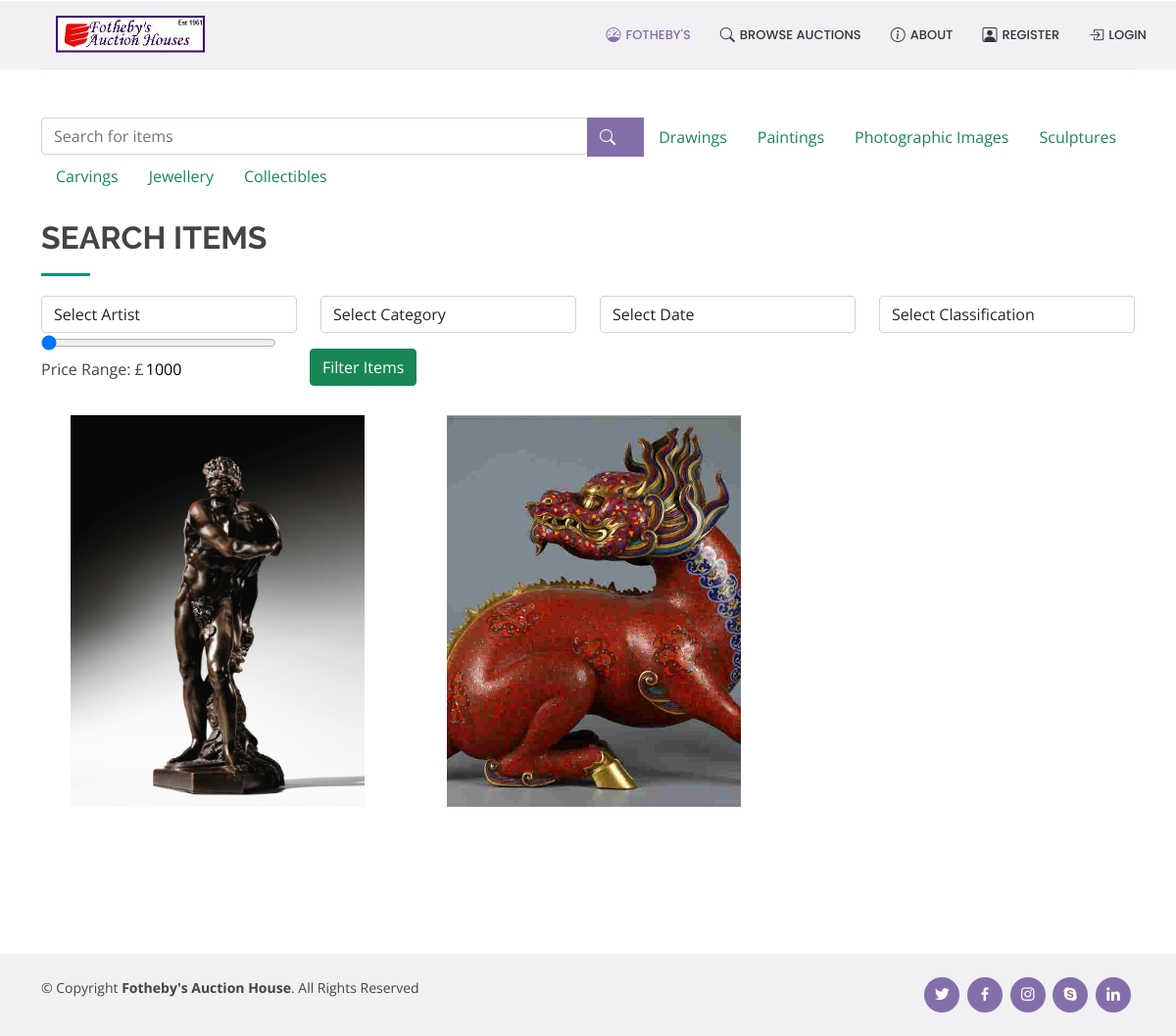
The app's page /landingPage with its own data.
### auction_app/models.py (models this page shows, shortened)
class Category(models.Model):
    category_name = models.CharField(max_length=255, primary_key=True)
    category_description = models.TextField()

class Item(models.Model):
    CHOICES = (('Landscape', 'Landscape'), ('Seascape', 'Seascape'), ('Portrait', 'Portrait'), ('Figure', 'Figure'),
               ('Still Life', 'Still Life'), ('Nude', 'Nude'), ('Animal', 'Animal'), ('Abstract', 'Abstract'), ('Other', 'Other'))
    item_lot = models.AutoField(primary_key=True, unique=True)
    auction = models.ForeignKey(Auction, on_delete=models.PROTECT, default=1)
    category = models.ForeignKey(Category, on_delete=models.PROTECT, default=1)
    user = models.ForeignKey(User, on_delete=models.PROTECT, related_name="user")
    item_name = models.CharField(max_length=255)
    artist_name = models.CharField(max_length=255)
    production_year = models.PositiveIntegerField(
        default=current_year(), validators=[MinValueValidator(1400), max_value_current_year])
    classification = models.CharField(max_length=255,choices= CHOICES)
    description =  models.TextField()
    estimated_price =  models.CharField(max_length=255)
    image1 = models.ImageField(upload_to='item_pics', blank=True)
    image2 = models.ImageField(upload_to='item_pics', blank=True)
    image3 = models.ImageField(upload_to='item_pics', blank=True)
    status = models.CharField(max_length=255,default='Pending')
    evaluation_text = models.TextField(default='Evaluated')

### auction_app/views.py (the view, shortened to what this page needs)
# urls.py: path('landingPage', views.landingPage, name='landingPage'),
def landingPage(request):
    category = Category.objects.all()
    ac = Auction.objects.all().filter(auction_status='Live') | Auction.objects.all().filter(auction_status='Pending')| Auction.objects.all().filter(auction_status='Advanced Bidding')
    user = User.objects.all().filter(username=request.user).first()
    temp = ''
    profileEdit = UserProfileInfo.objects.all().filter(user=user).first()
    form = ProfilePicForm
    if request.user.is_authenticated:
        getUser = UserProfileInfo.objects.get(user=user)
        notification=''
        if getUser.client_type == "Buyer":
            temp = 'buyerDashboard.html'
            notification = Notification.objects.all().filter(concerned_to='Buyer') | Notification.objects.all().filter(
                concerned_to=request.user)
        elif getUser.client_type == "Seller":
            temp = 'sellerDashboard.html'
            notification = Notification.objects.all().filter(concerned_to='Seller') | Notification.objects.all().filter(
                concerned_to=request.user)
        elif getUser.client_type == "Joint":
            temp = 'jointDashboard.html'
            notification = Notification.objects.all().filter(concerned_to='Buyer') | Notification.objects.all().filter(
                concerned_to='Seller') | Notification.objects.all().filter(
                concerned_to='Joint') | Notification.objects.all().filter(concerned_to=request.user)
        elif getUser.client_type == "Admin":
            temp = 'adminDashboard.html'
            notification = Notification.objects.all().filter(concerned_to='Admin').order_by('-notification_date')
        elif getUser.client_type == "Evaluator":
            temp = 'evaluatorDashboard.html'
            notification = Notification.objects.all().filter(concerned_to='Evaluator')
    else:
        temp='normalDashboard.html'
        notification=''
    items = Item.objects.all().filter(status='Accepted').annotate(
        total=Count('auction')).order_by('estimated_price')
    return render(request,'landingPage.html',{'temp':temp,'category':category,'items':items,'ac':ac,'notification':notification})

### auction_app/models.py (called while the page is built)
    def __str__(self):
        return self.auction_name

### templates/landingPage.html (shortened to what this page needs)
<!DOCTYPE html>
{% extends temp %}
{% load static %}
{% block body_block %}
    <section id="portfolio" class="portfolio" style="width:100%; min-height:70vh">
      <div class="container" >
        <div class="row">
          <form method="POST">
            <div class="input-group">
              <div class="form-outline col-6">
                <input id="search-input" type="search" id="form1" class="form-control" placeholder="Search for items" name="searchBar">
              </div>
              <button id="search-button" type="button" class="btn" style="background-color: #846FAA; color:white;">
                <i class="bi bi-search font-bold"></i>
                <input type="submit" value=""  style="background-color: #846FAA;border:0;" name="searchFor">
              </button>
          </form>
          {% for c in category %}
              <a href="{% url 'categoryItems' c.category_name %}" class="nav-link text-success" style="">{{c.category_name}}</a>
          {% endfor %}
            </div>
            <br>
        </div>
        <div class="section-title mt-4" data-aos="fade-left">
          <h2>Search Items</h2>
          <div>
            <form method="POST">
              <div class="row">
                <div class="col-3 ml-3">
                  <select class="form-control" name="artist_name">
                     <option value="">Select Artist</option>
                  </select>
                </div>
                <div class="col-3 ml-3">
                  <select class="form-control" name="category">
                    <option value="">Select Category</option>
                  </select>
                </div>
                <div class="col-3 ml-3">
                  <select class="form-control" name="auction_date">
                    <option value="">Select  Date</option>
                  </select>
                </div>
                <div class="col-3 ml-3">
                  <select class="form-control" name="classification">
                    <option value="">Select Classification </option>
                  </select>
                </div>
                <div class="col-2 ml-3">
                <input type="range" min="1000" max="100000" value="50" class="slider" id="myRange" onchange="updateTextInput(this.value);" style="width:20vw;" name="estimated_price">
                Price Range: £<input type="text" id="textInput" value="1000" style="border:none; width:4vw;">
                </div>
                <div class="col-3 ml-5 mt-3" style="margin-left:7vw;">
                  <input type="submit" value="Filter Items" class="btn btn-success" name="filterSearch">
                </div>
              </div>
            </form>
          </div>
          </div>
              <div class="row portfolio-container" data-aos="fade-up" data-aos-delay="200" style="margin-left:5vw">
          {% if items %}
            {% for i in items %}
          <div class="col-lg-4 col-md-6 portfolio-item filter-app">
            <div class="portfolio-wrap" style="height:50vh;width:25vw">
              {% if i.image1 %}
              <img src="{{i.image1.url}}" class="img-fluid" alt="" style="min-height:100%; min-width: 100%; object-fit: cover;">
              {% endif %}
            </div>
          </div>
            {% endfor %}
          {% else %}
            <h3>No Items Available</h3>
            {% endif %}
        </div>
   </section>
{% endblock %}

### templates/normalDashboard.html (shortened to what this page needs)
<!DOCTYPE html>
<html lang="en">
{% load static %}
<head>
  <link href="{% static 'vendor/aos/aos.css' %}" rel="stylesheet">
  <link href="{% static 'vendor/bootstrap/css/bootstrap.min.css' %}" rel="stylesheet">
  <link href="{% static 'vendor/bootstrap-icons/bootstrap-icons.css' %}" rel="stylesheet">
  <link href="{% static 'vendor/boxicons/css/boxicons.min.css' %}" rel="stylesheet">
  <link href="{% static 'vendor/glightbox/css/glightbox.min.css' %}" rel="stylesheet">
  <link href="{% static 'vendor/remixicon/remixicon.css' %}" rel="stylesheet">
  <link href="{% static 'vendor/swiper/swiper-bundle.min.css' %}" rel="stylesheet">
  <link href="{% static 'css/style.css' %}" rel="stylesheet">
</head>
<body>
  <header id="header" class="fixed-top d-flex align-items-center" >
    <div class="container" >
      <div class="header-container d-flex align-items-center justify-content-between border-bottom" >
        <div class="logo">
           <a href="../../landingPage"><img src="{% static 'img/logo.jpg' %}" ></a>
        </div>
        <nav id="navbar" class="navbar">
          <div class="row">
          <ul>
            <li><a class="nav-link scrollto" id="dash" href="../../landingPage"><i class="bi bi-speedometer"></i>Fotheby's</a></li>
            <li><a class="nav-link scrollto " href="../browseAuctions" id="browse"><i class="bi bi-search"></i>Browse Auctions</a></li>
            <li><a class="nav-link scrollto" href="#about" ><i class="bi bi-info-circle"></i></i>About</a></li>
            <li><a class="nav-link scrollto" href="#register" ><i class="bi bi-person-square"></i>Register</a></li>
            <li><a class="nav-link scrollto" href="#login" ><i class="bi bi-box-arrow-in-right"></i>Login</a></li>
          </ul>
        </nav>
      </div>
    </div>
  </header>
  <section id="main" class="d-flex align-items-center" style="min-height:90vh">
      {% block body_block%}
      {% endblock %}
  </section>
  <footer id="footer">
    <div class="container d-md-flex py-4">
      <div class="me-md-auto text-center text-md-start">
        <div class="copyright">
          &copy; Copyright <strong><span>Fotheby's Auction House</span></strong>. All Rights Reserved
        </div>
        <div class="credits">
        </div>
      </div>
      <div class="social-links text-center text-md-right pt-3 pt-md-0">
        <a href="#" class="twitter"><i class="bx bxl-twitter"></i></a>
        <a href="#" class="facebook"><i class="bx bxl-facebook"></i></a>
        <a href="#" class="instagram"><i class="bx bxl-instagram"></i></a>
        <a href="#" class="google-plus"><i class="bx bxl-skype"></i></a>
        <a href="#" class="linkedin"><i class="bx bxl-linkedin"></i></a>
      </div>
    </div>
  </footer>
</body>
</html>

### static/css/style.css (style rules this page uses)
body { font-family: "Open Sans", sans-serif; color: #444444; }
a { color: #009970; text-decoration: none; }
h1, h2, h3, h4, h5, h6 { font-family: "Raleway", sans-serif; }
#header { transition: all 0.5s; z-index: 997; transition: all 0.5s; top: 1px; background: #F3F0F3; }
#header .header-container { background: #F3F0F3; }
#header .logo { overflow: hidden; padding: 1vw; }
#header .logo img { padding: 3px; margin: 0; max-height: 45px; }
.navbar { padding: 0; }
.navbar ul { margin: 0; padding: 0; display: flex; list-style: none; align-items: center; }
.navbar li { position: relative; }
.navbar a { display: flex; align-items: center; justify-content: space-between; padding: 10px 0 10px 30px; color: #36343a; transition: 0.3s; font-size: 13px; font-weight: 500; text-transform: uppercase; font-family: "Poppins", sans-serif; white-space: nowrap; transition: 0.3s; }
.navbar a i { font-size: 15px; line-height: 0; margin-right: 5px; }
section { padding: 60px 0; overflow: hidden; }
.section-title { padding-bottom: 30px; }
.section-title h2 { font-size: 32px; font-weight: bold; text-transform: uppercase; margin-bottom: 20px; padding-bottom: 20px; position: relative; }
.section-title h2::after { content: ''; position: absolute; display: block; width: 50px; height: 3px; background: #009970; bottom: 0; left: 0; }
.portfolio .portfolio-item { margin-bottom: 30px; }
.portfolio .portfolio-wrap { transition: 0.3s; position: relative; overflow: hidden; z-index: 1; background: rgba(54, 52, 58, 0.6); }
.portfolio .portfolio-wrap::before { content: ""; background: rgba(54, 52, 58, 0.6); position: absolute; left: 0; right: 0; top: 0; bottom: 0; transition: all ease-in-out 0.3s; z-index: 2; opacity: 0; }
.portfolio .portfolio-wrap img { transition: all ease-in-out 0.3s; }
#footer { color: #444444; font-size: 14px; background: #f1f0f2; }
#footer .credits { padding-top: 5px; font-size: 13px; color: #444444; }
#footer .social-links a { font-size: 18px; display: inline-block; background: #846FAA; color: #fff; line-height: 1; padding: 8px 0; margin-right: 4px; border-radius: 50%; text-align: center; width: 36px; height: 36px; transition: 0.3s; }

### templates/landingPage.html (style rules this page uses)
#dash { color: #846FAA; }

### records on screen
Category: category_name "Drawings"
Category: category_name "Paintings"
Category: category_name "Photographic Images"
Category: category_name "Sculptures"
Category: category_name "Carvings"
Category: category_name "Jewellery"
Category: category_name "Collectibles"
Item: image1 (picture)
Item: image1 (picture)
